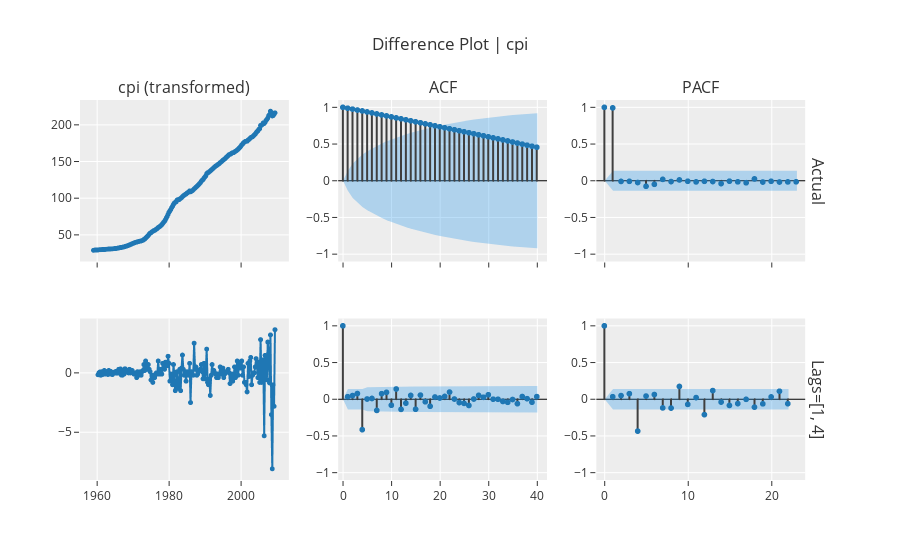

The notebook cell this image was saved under:
### Code cell
# plotting the correlation plots with lags 1 and 4
exp.plot_model(plot="diff", data_kwargs={"lags_list": [[1, 4]], "acf": True, "pacf": True})

### Figure 1 — Plotly figure (JSON) as saved in the notebook; plotly's stock layout.template omitted (floating-point values rounded to 4 significant figures; data arrays with more than 128 entries replaced by an {"elided": "..."} marker saying what was removed)
{"data": [{"line": {"color": "rgb(31, 119, 180)", "width": 2}, "marker": {"color": "rgb(31, 119, 180)", "size": 5}, "mode": "lines+markers", "name": "Actual", "showlegend": false, "type": "scattergl", "x": {"elided": "203 str values"}, "xaxis": "x", "y": {"elided": "203 float values"}, "yaxis": "y"}, {"line": {"color": "#3f3f3f"}, "mode": "lines", "name": "Actual", "showlegend": false, "type": "scattergl", "x": [0, 0], "xaxis": "x2", "y": [0, 1], "yaxis": "y2"}, {"line": {"color": "#3f3f3f"}, "mode": "lines", "name": "Actual", "showlegend": false, "type": "scattergl", "x": [1, 1], "xaxis": "x2", "y": [0, 0.9878], "yaxis": "y2"}, {"line": {"color": "#3f3f3f"}, "mode": "lines", "name": "Actual", "showlegend": false, "type": "scattergl", "x": [2, 2], "xaxis": "x2", "y": [0, 0.9756], "yaxis": "y2"}, {"line": {"color": "#3f3f3f"}, "mode": "lines", "name": "Actual", "showlegend": false, "type": "scattergl", "x": [3, 3], "xaxis": "x2", "y": [0, 0.9634], "yaxis": "y2"}, {"line": {"color": "#3f3f3f"}, "mode": "lines", "name": "Actual", "showlegend": false, "type": "scattergl", "x": [4, 4], "xaxis": "x2", "y": [0, 0.951], "yaxis": "y2"}, {"line": {"color": "#3f3f3f"}, "mode": "lines", "name": "Actual", "showlegend": false, "type": "scattergl", "x": [5, 5], "xaxis": "x2", "y": [0, 0.9376], "yaxis": "y2"}, {"line": {"color": "#3f3f3f"}, "mode": "lines", "name": "Actual", "showlegend": false, "type": "scattergl", "x": [6, 6], "xaxis": "x2", "y": [0, 0.9237], "yaxis": "y2"}, {"line": {"color": "#3f3f3f"}, "mode": "lines", "name": "Actual", "showlegend": false, "type": "scattergl", "x": [7, 7], "xaxis": "x2", "y": [0, 0.9102], "yaxis": "y2"}, {"line": {"color": "#3f3f3f"}, "mode": "lines", "name": "Actual", "showlegend": false, "type": "scattergl", "x": [8, 8], "xaxis": "x2", "y": [0, 0.8967], "yaxis": "y2"}, {"line": {"color": "#3f3f3f"}, "mode": "lines", "name": "Actual", "showlegend": false, "type": "scattergl", "x": [9, 9], "xaxis": "x2", "y": [0, 0.8833], "yaxis": "y2"}, {"line": {"color": "#3f3f3f"}, "mode": "lines", "name": "Actual", "showlegend": false, "type": "scattergl", "x": [10, 10], "xaxis": "x2", "y": [0, 0.87], "yaxis": "y2"}, {"line": {"color": "#3f3f3f"}, "mode": "lines", "name": "Actual", "showlegend": false, "type": "scattergl", "x": [11, 11], "xaxis": "x2", "y": [0, 0.8566], "yaxis": "y2"}, {"line": {"color": "#3f3f3f"}, "mode": "lines", "name": "Actual", "showlegend": false, "type": "scattergl", "x": [12, 12], "xaxis": "x2", "y": [0, 0.8433], "yaxis": "y2"}, {"line": {"color": "#3f3f3f"}, "mode": "lines", "name": "Actual", "showlegend": false, "type": "scattergl", "x": [13, 13], "xaxis": "x2", "y": [0, 0.8301], "yaxis": "y2"}, {"line": {"color": "#3f3f3f"}, "mode": "lines", "name": "Actual", "showlegend": false, "type": "scattergl", "x": [14, 14], "xaxis": "x2", "y": [0, 0.8164], "yaxis": "y2"}, {"line": {"color": "#3f3f3f"}, "mode": "lines", "name": "Actual", "showlegend": false, "type": "scattergl", "x": [15, 15], "xaxis": "x2", "y": [0, 0.8029], "yaxis": "y2"}, {"line": {"color": "#3f3f3f"}, "mode": "lines", "name": "Actual", "showlegend": false, "type": "scattergl", "x": [16, 16], "xaxis": "x2", "y": [0, 0.7892], "yaxis": "y2"}, {"line": {"color": "#3f3f3f"}, "mode": "lines", "name": "Actual", "showlegend": false, "type": "scattergl", "x": [17, 17], "xaxis": "x2", "y": [0, 0.7754], "yaxis": "y2"}, {"line": {"color": "#3f3f3f"}, "mode": "lines", "name": "Actual", "showlegend": false, "type": "scattergl", "x": [18, 18], "xaxis": "x2", "y": [0, 0.762], "yaxis": "y2"}, {"line": {"color": "#3f3f3f"}, "mode": "lines", "name": "Actual", "showlegend": false, "type": "scattergl", "x": [19, 19], "xaxis": "x2", "y": [0, 0.7485], "yaxis": "y2"}, {"line": {"color": "#3f3f3f"}, "mode": "lines", "name": "Actual", "showlegend": false, "type": "scattergl", "x": [20, 20], "xaxis": "x2", "y": [0, 0.7351], "yaxis": "y2"}, {"line": {"color": "#3f3f3f"}, "mode": "lines", "name": "Actual", "showlegend": false, "type": "scattergl", "x": [21, 21], "xaxis": "x2", "y": [0, 0.7215], "yaxis": "y2"}, {"line": {"color": "#3f3f3f"}, "mode": "lines", "name": "Actual", "showlegend": false, "type": "scattergl", "x": [22, 22], "xaxis": "x2", "y": [0, 0.708], "yaxis": "y2"}, {"line": {"color": "#3f3f3f"}, "mode": "lines", "name": "Actual", "showlegend": false, "type": "scattergl", "x": [23, 23], "xaxis": "x2", "y": [0, 0.6945], "yaxis": "y2"}, {"line": {"color": "#3f3f3f"}, "mode": "lines", "name": "Actual", "showlegend": false, "type": "scattergl", "x": [24, 24], "xaxis": "x2", "y": [0, 0.681], "yaxis": "y2"}, {"line": {"color": "#3f3f3f"}, "mode": "lines", "name": "Actual", "showlegend": false, "type": "scattergl", "x": [25, 25], "xaxis": "x2", "y": [0, 0.6674], "yaxis": "y2"}, {"line": {"color": "#3f3f3f"}, "mode": "lines", "name": "Actual", "showlegend": false, "type": "scattergl", "x": [26, 26], "xaxis": "x2", "y": [0, 0.6538], "yaxis": "y2"}, {"line": {"color": "#3f3f3f"}, "mode": "lines", "name": "Actual", "showlegend": false, "type": "scattergl", "x": [27, 27], "xaxis": "x2", "y": [0, 0.6401], "yaxis": "y2"}, {"line": {"color": "#3f3f3f"}, "mode": "lines", "name": "Actual", "showlegend": false, "type": "scattergl", "x": [28, 28], "xaxis": "x2", "y": [0, 0.6262], "yaxis": "y2"}, {"line": {"color": "#3f3f3f"}, "mode": "lines", "name": "Actual", "showlegend": false, "type": "scattergl", "x": [29, 29], "xaxis": "x2", "y": [0, 0.6124], "yaxis": "y2"}, {"line": {"color": "#3f3f3f"}, "mode": "lines", "name": "Actual", "showlegend": false, "type": "scattergl", "x": [30, 30], "xaxis": "x2", "y": [0, 0.5985], "yaxis": "y2"}, {"line": {"color": "#3f3f3f"}, "mode": "lines", "name": "Actual", "showlegend": false, "type": "scattergl", "x": [31, 31], "xaxis": "x2", "y": [0, 0.5845], "yaxis": "y2"}, {"line": {"color": "#3f3f3f"}, "mode": "lines", "name": "Actual", "showlegend": false, "type": "scattergl", "x": [32, 32], "xaxis": "x2", "y": [0, 0.5706], "yaxis": "y2"}, {"line": {"color": "#3f3f3f"}, "mode": "lines", "name": "Actual", "showlegend": false, "type": "scattergl", "x": [33, 33], "xaxis": "x2", "y": [0, 0.5564], "yaxis": "y2"}, {"line": {"color": "#3f3f3f"}, "mode": "lines", "name": "Actual", "showlegend": false, "type": "scattergl", "x": [34, 34], "xaxis": "x2", "y": [0, 0.5421], "yaxis": "y2"}, {"line": {"color": "#3f3f3f"}, "mode": "lines", "name": "Actual", "showlegend": false, "type": "scattergl", "x": [35, 35], "xaxis": "x2", "y": [0, 0.5278], "yaxis": "y2"}, {"line": {"color": "#3f3f3f"}, "mode": "lines", "name": "Actual", "showlegend": false, "type": "scattergl", "x": [36, 36], "xaxis": "x2", "y": [0, 0.5134], "yaxis": "y2"}, {"line": {"color": "#3f3f3f"}, "mode": "lines", "name": "Actual", "showlegend": false, "type": "scattergl", "x": [37, 37], "xaxis": "x2", "y": [0, 0.4991], "yaxis": "y2"}, {"line": {"color": "#3f3f3f"}, "mode": "lines", "name": "Actual", "showlegend": false, "type": "scattergl", "x": [38, 38], "xaxis": "x2", "y": [0, 0.4848], "yaxis": "y2"}, {"line": {"color": "#3f3f3f"}, "mode": "lines", "name": "Actual", "showlegend": false, "type": "scattergl", "x": [39, 39], "xaxis": "x2", "y": [0, 0.4705], "yaxis": "y2"}, {"line": {"color": "#3f3f3f"}, "mode": "lines", "name": "Actual", "showlegend": false, "type": "scattergl", "x": [40, 40], "xaxis": "x2", "y": [0, 0.4563], "yaxis": "y2"}, {"marker": {"color": "#1f77b4", "size": 6}, "mode": "markers", "name": "Actual", "showlegend": false, "type": "scattergl", "x": [0, 1, 2, 3, 4, 5, 6, 7, 8, 9, 10, 11, 12, 13, 14, 15, 16, 17, 18, 19, 20, 21, 22, 23, 24, 25, 26, 27, 28, 29, 30, 31, 32, 33, 34, 35, 36, 37, 38, 39, 40], "xaxis": "x2", "y": [1, 0.9878, 0.9756, 0.9634, 0.951, 0.9376, 0.9237, 0.9102, 0.8967, 0.8833, 0.87, 0.8566, 0.8433, 0.8301, 0.8164, 0.8029, 0.7892, 0.7754, 0.762, 0.7485, 0.7351, 0.7215, 0.708, 0.6945, 0.681, 0.6674, 0.6538, 0.6401, 0.6262, 0.6124, 0.5985, 0.5845, 0.5706, 0.5564, 0.5421, 0.5278, 0.5134, 0.4991, 0.4848, 0.4705, 0.4563], "yaxis": "y2"}, {"line": {"color": "rgba(255,255,255,0)"}, "mode": "lines", "name": "UC", "showlegend": false, "type": "scatter", "x": [0, 1, 2, 3, 4, 5, 6, 7, 8, 9, 10, 11, 12, 13, 14, 15, 16, 17, 18, 19, 20, 21, 22, 23, 24, 25, 26, 27, 28, 29, 30, 31, 32, 33, 34, 35, 36, 37, 38, 39, 40], "xaxis": "x2", "y": [0, 0.1376, 0.2363, 0.3031, 0.3564, 0.4015, 0.441, 0.4762, 0.5081, 0.5372, 0.564, 0.5889, 0.612, 0.6336, 0.6538, 0.6729, 0.6908, 0.7076, 0.7235, 0.7385, 0.7528, 0.7662, 0.779, 0.7911, 0.8025, 0.8134, 0.8237, 0.8334, 0.8427, 0.8515, 0.8597, 0.8676, 0.875, 0.882, 0.8886, 0.8949, 0.9008, 0.9063, 0.9115, 0.9163, 0.9209], "yaxis": "y2"}, {"fill": "tonexty", "fillcolor": "rgba(32, 146, 230,0.3)", "line": {"color": "rgba(255,255,255,0)"}, "mode": "lines", "name": "LC", "showlegend": false, "type": "scatter", "x": [0, 1, 2, 3, 4, 5, 6, 7, 8, 9, 10, 11, 12, 13, 14, 15, 16, 17, 18, 19, 20, 21, 22, 23, 24, 25, 26, 27, 28, 29, 30, 31, 32, 33, 34, 35, 36, 37, 38, 39, 40], "xaxis": "x2", "y": [0, -0.1376, -0.2363, -0.3031, -0.3564, -0.4015, -0.441, -0.4762, -0.5081, -0.5372, -0.564, -0.5889, -0.612, -0.6336, -0.6538, -0.6729, -0.6908, -0.7076, -0.7235, -0.7385, -0.7528, -0.7662, -0.779, -0.7911, -0.8025, -0.8134, -0.8237, -0.8334, -0.8427, -0.8515, -0.8597, -0.8676, -0.875, -0.882, -0.8886, -0.8949, -0.9008, -0.9063, -0.9115, -0.9163, -0.9209], "yaxis": "y2"}, {"line": {"color": "#3f3f3f"}, "mode": "lines", "name": "Actual", "showlegend": false, "type": "scattergl", "x": [0, 0], "xaxis": "x3", "y": [0, 1], "yaxis": "y3"}, {"line": {"color": "#3f3f3f"}, "mode": "lines", "name": "Actual", "showlegend": false, "type": "scattergl", "x": [1, 1], "xaxis": "x3", "y": [0, 0.9927], "yaxis": "y3"}, {"line": {"color": "#3f3f3f"}, "mode": "lines", "name": "Actual", "showlegend": false, "type": "scattergl", "x": [2, 2], "xaxis": "x3", "y": [0, -0.009413], "yaxis": "y3"}, {"line": {"color": "#3f3f3f"}, "mode": "lines", "name": "Actual", "showlegend": false, "type": "scattergl", "x": [3, 3], "xaxis": "x3", "y": [0, -0.008081], "yaxis": "y3"}, {"line": {"color": "#3f3f3f"}, "mode": "lines", "name": "Actual", "showlegend": false, "type": "scattergl", "x": [4, 4], "xaxis": "x3", "y": [0, -0.02379], "yaxis": "y3"}, {"line": {"color": "#3f3f3f"}, "mode": "lines", "name": "Actual", "showlegend": false, "type": "scattergl", "x": [5, 5], "xaxis": "x3", "y": [0, -0.07539], "yaxis": "y3"}, {"line": {"color": "#3f3f3f"}, "mode": "lines", "name": "Actual", "showlegend": false, "type": "scattergl", "x": [6, 6], "xaxis": "x3", "y": [0, -0.04868], "yaxis": "y3"}, {"line": {"color": "#3f3f3f"}, "mode": "lines", "name": "Actual", "showlegend": false, "type": "scattergl", "x": [7, 7], "xaxis": "x3", "y": [0, 0.01885], "yaxis": "y3"}, {"line": {"color": "#3f3f3f"}, "mode": "lines", "name": "Actual", "showlegend": false, "type": "scattergl", "x": [8, 8], "xaxis": "x3", "y": [0, -0.01097], "yaxis": "y3"}, {"line": {"color": "#3f3f3f"}, "mode": "lines", "name": "Actual", "showlegend": false, "type": "scattergl", "x": [9, 9], "xaxis": "x3", "y": [0, 0.01096], "yaxis": "y3"}, {"line": {"color": "#3f3f3f"}, "mode": "lines", "name": "Actual", "showlegend": false, "type": "scattergl", "x": [10, 10], "xaxis": "x3", "y": [0, -0.006623], "yaxis": "y3"}, {"line": {"color": "#3f3f3f"}, "mode": "lines", "name": "Actual", "showlegend": false, "type": "scattergl", "x": [11, 11], "xaxis": "x3", "y": [0, -0.01561], "yaxis": "y3"}, {"line": {"color": "#3f3f3f"}, "mode": "lines", "name": "Actual", "showlegend": false, "type": "scattergl", "x": [12, 12], "xaxis": "x3", "y": [0, -0.007453], "yaxis": "y3"}, {"line": {"color": "#3f3f3f"}, "mode": "lines", "name": "Actual", "showlegend": false, "type": "scattergl", "x": [13, 13], "xaxis": "x3", "y": [0, -0.01074], "yaxis": "y3"}, {"line": {"color": "#3f3f3f"}, "mode": "lines", "name": "Actual", "showlegend": false, "type": "scattergl", "x": [14, 14], "xaxis": "x3", "y": [0, -0.03878], "yaxis": "y3"}, {"line": {"color": "#3f3f3f"}, "mode": "lines", "name": "Actual", "showlegend": false, "type": "scattergl", "x": [15, 15], "xaxis": "x3", "y": [0, -0.005907], "yaxis": "y3"}, {"line": {"color": "#3f3f3f"}, "mode": "lines", "name": "Actual", "showlegend": false, "type": "scattergl", "x": [16, 16], "xaxis": "x3", "y": [0, -0.01485], "yaxis": "y3"}, {"line": {"color": "#3f3f3f"}, "mode": "lines", "name": "Actual", "showlegend": false, "type": "scattergl", "x": [17, 17], "xaxis": "x3", "y": [0, -0.0278], "yaxis": "y3"}, {"line": {"color": "#3f3f3f"}, "mode": "lines", "name": "Actual", "showlegend": false, "type": "scattergl", "x": [18, 18], "xaxis": "x3", "y": [0, 0.02515], "yaxis": "y3"}, {"line": {"color": "#3f3f3f"}, "mode": "lines", "name": "Actual", "showlegend": false, "type": "scattergl", "x": [19, 19], "xaxis": "x3", "y": [0, -0.01741], "yaxis": "y3"}, {"line": {"color": "#3f3f3f"}, "mode": "lines", "name": "Actual", "showlegend": false, "type": "scattergl", "x": [20, 20], "xaxis": "x3", "y": [0, -0.007408], "yaxis": "y3"}, {"line": {"color": "#3f3f3f"}, "mode": "lines", "name": "Actual", "showlegend": false, "type": "scattergl", "x": [21, 21], "xaxis": "x3", "y": [0, -0.0172], "yaxis": "y3"}, {"line": {"color": "#3f3f3f"}, "mode": "lines", "name": "Actual", "showlegend": false, "type": "scattergl", "x": [22, 22], "xaxis": "x3", "y": [0, -0.01571], "yaxis": "y3"}, {"line": {"color": "#3f3f3f"}, "mode": "lines", "name": "Actual", "showlegend": false, "type": "scattergl", "x": [23, 23], "xaxis": "x3", "y": [0, -0.01438], "yaxis": "y3"}, {"marker": {"color": "#1f77b4", "size": 6}, "mode": "markers", "name": "Actual", "showlegend": false, "type": "scattergl", "x": [0, 1, 2, 3, 4, 5, 6, 7, 8, 9, 10, 11, 12, 13, 14, 15, 16, 17, 18, 19, 20, 21, 22, 23], "xaxis": "x3", "y": [1, 0.9927, -0.009413, -0.008081, -0.02379, -0.07539, -0.04868, 0.01885, -0.01097, 0.01096, -0.006623, -0.01561, -0.007453, -0.01074, -0.03878, -0.005907, -0.01485, -0.0278, 0.02515, -0.01741, -0.007408, -0.0172, -0.01571, -0.01438], "yaxis": "y3"}, {"line": {"color": "rgba(255,255,255,0)"}, "mode": "lines", "name": "UC", "showlegend": false, "type": "scatter", "x": [0, 1, 2, 3, 4, 5, 6, 7, 8, 9, 10, 11, 12, 13, 14, 15, 16, 17, 18, 19, 20, 21, 22, 23], "xaxis": "x3", "y": [0, 0.1376, 0.1376, 0.1376, 0.1376, 0.1376, 0.1376, 0.1376, 0.1376, 0.1376, 0.1376, 0.1376, 0.1376, 0.1376, 0.1376, 0.1376, 0.1376, 0.1376, 0.1376, 0.1376, 0.1376, 0.1376, 0.1376, 0.1376], "yaxis": "y3"}, {"fill": "tonexty", "fillcolor": "rgba(32, 146, 230,0.3)", "line": {"color": "rgba(255,255,255,0)"}, "mode": "lines", "name": "LC", "showlegend": false, "type": "scatter", "x": [0, 1, 2, 3, 4, 5, 6, 7, 8, 9, 10, 11, 12, 13, 14, 15, 16, 17, 18, 19, 20, 21, 22, 23], "xaxis": "x3", "y": [0, -0.1376, -0.1376, -0.1376, -0.1376, -0.1376, -0.1376, -0.1376, -0.1376, -0.1376, -0.1376, -0.1376, -0.1376, -0.1376, -0.1376, -0.1376, -0.1376, -0.1376, -0.1376, -0.1376, -0.1376, -0.1376, -0.1376, -0.1376], "yaxis": "y3"}, {"line": {"color": "rgb(31, 119, 180)", "width": 2}, "marker": {"color": "rgb(31, 119, 180)", "size": 5}, "mode": "lines+markers", "name": "Lags=[1, 4]", "showlegend": false, "type": "scattergl", "x": {"elided": "198 str values"}, "xaxis": "x4", "y": {"elided": "198 float values"}, "yaxis": "y4"}, {"line": {"color": "#3f3f3f"}, "mode": "lines", "name": "Lags=[1, 4]", "showlegend": false, "type": "scattergl", "x": [0, 0], "xaxis": "x5", "y": [0, 1], "yaxis": "y5"}, {"line": {"color": "#3f3f3f"}, "mode": "lines", "name": "Lags=[1, 4]", "showlegend": false, "type": "scattergl", "x": [1, 1], "xaxis": "x5", "y": [0, 0.03437], "yaxis": "y5"}, {"line": {"color": "#3f3f3f"}, "mode": "lines", "name": "Lags=[1, 4]", "showlegend": false, "type": "scattergl", "x": [2, 2], "xaxis": "x5", "y": [0, 0.05028], "yaxis": "y5"}, {"line": {"color": "#3f3f3f"}, "mode": "lines", "name": "Lags=[1, 4]", "showlegend": false, "type": "scattergl", "x": [3, 3], "xaxis": "x5", "y": [0, 0.0777], "yaxis": "y5"}, {"line": {"color": "#3f3f3f"}, "mode": "lines", "name": "Lags=[1, 4]", "showlegend": false, "type": "scattergl", "x": [4, 4], "xaxis": "x5", "y": [0, -0.4142], "yaxis": "y5"}, {"line": {"color": "#3f3f3f"}, "mode": "lines", "name": "Lags=[1, 4]", "showlegend": false, "type": "scattergl", "x": [5, 5], "xaxis": "x5", "y": [0, 0.003361], "yaxis": "y5"}, {"line": {"color": "#3f3f3f"}, "mode": "lines", "name": "Lags=[1, 4]", "showlegend": false, "type": "scattergl", "x": [6, 6], "xaxis": "x5", "y": [0, 0.01046], "yaxis": "y5"}, {"line": {"color": "#3f3f3f"}, "mode": "lines", "name": "Lags=[1, 4]", "showlegend": false, "type": "scattergl", "x": [7, 7], "xaxis": "x5", "y": [0, -0.1518], "yaxis": "y5"}, {"line": {"color": "#3f3f3f"}, "mode": "lines", "name": "Lags=[1, 4]", "showlegend": false, "type": "scattergl", "x": [8, 8], "xaxis": "x5", "y": [0, 0.07582], "yaxis": "y5"}, {"line": {"color": "#3f3f3f"}, "mode": "lines", "name": "Lags=[1, 4]", "showlegend": false, "type": "scattergl", "x": [9, 9], "xaxis": "x5", "y": [0, 0.09358], "yaxis": "y5"}, {"line": {"color": "#3f3f3f"}, "mode": "lines", "name": "Lags=[1, 4]", "showlegend": false, "type": "scattergl", "x": [10, 10], "xaxis": "x5", "y": [0, -0.08133], "yaxis": "y5"}, {"line": {"color": "#3f3f3f"}, "mode": "lines", "name": "Lags=[1, 4]", "showlegend": false, "type": "scattergl", "x": [11, 11], "xaxis": "x5", "y": [0, 0.1398], "yaxis": "y5"}, {"line": {"color": "#3f3f3f"}, "mode": "lines", "name": "Lags=[1, 4]", "showlegend": false, "type": "scattergl", "x": [12, 12], "xaxis": "x5", "y": [0, -0.1378], "yaxis": "y5"}, {"line": {"color": "#3f3f3f"}, "mode": "lines", "name": "Lags=[1, 4]", "showlegend": false, "type": "scattergl", "x": [13, 13], "xaxis": "x5", "y": [0, -0.05336], "yaxis": "y5"}, {"line": {"color": "#3f3f3f"}, "mode": "lines", "name": "Lags=[1, 4]", "showlegend": false, "type": "scattergl", "x": [14, 14], "xaxis": "x5", "y": [0, 0.05194], "yaxis": "y5"}, {"line": {"color": "#3f3f3f"}, "mode": "lines", "name": "Lags=[1, 4]", "showlegend": false, "type": "scattergl", "x": [15, 15], "xaxis": "x5", "y": [0, -0.1361], "yaxis": "y5"}, {"line": {"color": "#3f3f3f"}, "mode": "lines", "name": "Lags=[1, 4]", "showlegend": false, "type": "scattergl", "x": [16, 16], "xaxis": "x5", "y": [0, 0.05637], "yaxis": "y5"}, {"line": {"color": "#3f3f3f"}, "mode": "lines", "name": "Lags=[1, 4]", "showlegend": false, "type": "scattergl", "x": [17, 17], "xaxis": "x5", "y": [0, -0.03432], "yaxis": "y5"}, {"line": {"color": "#3f3f3f"}, "mode": "lines", "name": "Lags=[1, 4]", "showlegend": false, "type": "scattergl", "x": [18, 18], "xaxis": "x5", "y": [0, -0.09544], "yaxis": "y5"}, {"line": {"color": "#3f3f3f"}, "mode": "lines", "name": "Lags=[1, 4]", "showlegend": false, "type": "scattergl", "x": [19, 19], "xaxis": "x5", "y": [0, 0.03067], "yaxis": "y5"}, {"line": {"color": "#3f3f3f"}, "mode": "lines", "name": "Lags=[1, 4]", "showlegend": false, "type": "scattergl", "x": [20, 20], "xaxis": "x5", "y": [0, 0.01723], "yaxis": "y5"}, {"line": {"color": "#3f3f3f"}, "mode": "lines", "name": "Lags=[1, 4]", "showlegend": false, "type": "scattergl", "x": [21, 21], "xaxis": "x5", "y": [0, 0.03845], "yaxis": "y5"}, {"line": {"color": "#3f3f3f"}, "mode": "lines", "name": "Lags=[1, 4]", "showlegend": false, "type": "scattergl", "x": [22, 22], "xaxis": "x5", "y": [0, 0.09735], "yaxis": "y5"}, {"line": {"color": "#3f3f3f"}, "mode": "lines", "name": "Lags=[1, 4]", "showlegend": false, "type": "scattergl", "x": [23, 23], "xaxis": "x5", "y": [0, 0.002783], "yaxis": "y5"}, {"line": {"color": "#3f3f3f"}, "mode": "lines", "name": "Lags=[1, 4]", "showlegend": false, "type": "scattergl", "x": [24, 24], "xaxis": "x5", "y": [0, -0.04491], "yaxis": "y5"}, {"line": {"color": "#3f3f3f"}, "mode": "lines", "name": "Lags=[1, 4]", "showlegend": false, "type": "scattergl", "x": [25, 25], "xaxis": "x5", "y": [0, -0.05635], "yaxis": "y5"}, {"line": {"color": "#3f3f3f"}, "mode": "lines", "name": "Lags=[1, 4]", "showlegend": false, "type": "scattergl", "x": [26, 26], "xaxis": "x5", "y": [0, -0.08482], "yaxis": "y5"}, {"line": {"color": "#3f3f3f"}, "mode": "lines", "name": "Lags=[1, 4]", "showlegend": false, "type": "scattergl", "x": [27, 27], "xaxis": "x5", "y": [0, 0.003387], "yaxis": "y5"}, {"line": {"color": "#3f3f3f"}, "mode": "lines", "name": "Lags=[1, 4]", "showlegend": false, "type": "scattergl", "x": [28, 28], "xaxis": "x5", "y": [0, 0.05266], "yaxis": "y5"}, {"line": {"color": "#3f3f3f"}, "mode": "lines", "name": "Lags=[1, 4]", "showlegend": false, "type": "scattergl", "x": [29, 29], "xaxis": "x5", "y": [0, 0.02661], "yaxis": "y5"}, {"line": {"color": "#3f3f3f"}, "mode": "lines", "name": "Lags=[1, 4]", "showlegend": false, "type": "scattergl", "x": [30, 30], "xaxis": "x5", "y": [0, 0.06089], "yaxis": "y5"}, {"line": {"color": "#3f3f3f"}, "mode": "lines", "name": "Lags=[1, 4]", "showlegend": false, "type": "scattergl", "x": [31, 31], "xaxis": "x5", "y": [0, 0.001001], "yaxis": "y5"}, {"line": {"color": "#3f3f3f"}, "mode": "lines", "name": "Lags=[1, 4]", "showlegend": false, "type": "scattergl", "x": [32, 32], "xaxis": "x5", "y": [0, -0.0002208], "yaxis": "y5"}, {"line": {"color": "#3f3f3f"}, "mode": "lines", "name": "Lags=[1, 4]", "showlegend": false, "type": "scattergl", "x": [33, 33], "xaxis": "x5", "y": [0, -0.03014], "yaxis": "y5"}, {"line": {"color": "#3f3f3f"}, "mode": "lines", "name": "Lags=[1, 4]", "showlegend": false, "type": "scattergl", "x": [34, 34], "xaxis": "x5", "y": [0, -0.04186], "yaxis": "y5"}, {"line": {"color": "#3f3f3f"}, "mode": "lines", "name": "Lags=[1, 4]", "showlegend": false, "type": "scattergl", "x": [35, 35], "xaxis": "x5", "y": [0, -0.00346], "yaxis": "y5"}, {"line": {"color": "#3f3f3f"}, "mode": "lines", "name": "Lags=[1, 4]", "showlegend": false, "type": "scattergl", "x": [36, 36], "xaxis": "x5", "y": [0, -0.06011], "yaxis": "y5"}, {"line": {"color": "#3f3f3f"}, "mode": "lines", "name": "Lags=[1, 4]", "showlegend": false, "type": "scattergl", "x": [37, 37], "xaxis": "x5", "y": [0, 0.03703], "yaxis": "y5"}, {"line": {"color": "#3f3f3f"}, "mode": "lines", "name": "Lags=[1, 4]", "showlegend": false, "type": "scattergl", "x": [38, 38], "xaxis": "x5", "y": [0, 0.00812], "yaxis": "y5"}, {"line": {"color": "#3f3f3f"}, "mode": "lines", "name": "Lags=[1, 4]", "showlegend": false, "type": "scattergl", "x": [39, 39], "xaxis": "x5", "y": [0, -0.03998], "yaxis": "y5"}, {"line": {"color": "#3f3f3f"}, "mode": "lines", "name": "Lags=[1, 4]", "showlegend": false, "type": "scattergl", "x": [40, 40], "xaxis": "x5", "y": [0, 0.03593], "yaxis": "y5"}, {"marker": {"color": "#1f77b4", "size": 6}, "mode": "markers", "name": "Lags=[1, 4]", "showlegend": false, "type": "scattergl", "x": [0, 1, 2, 3, 4, 5, 6, 7, 8, 9, 10, 11, 12, 13, 14, 15, 16, 17, 18, 19, 20, 21, 22, 23, 24, 25, 26, 27, 28, 29, 30, 31, 32, 33, 34, 35, 36, 37, 38, 39, 40], "xaxis": "x5", "y": [1, 0.03437, 0.05028, 0.0777, -0.4142, 0.003361, 0.01046, -0.1518, 0.07582, 0.09358, -0.08133, 0.1398, -0.1378, -0.05336, 0.05194, -0.1361, 0.05637, -0.03432, -0.09544, 0.03067, 0.01723, 0.03845, 0.09735, 0.002783, -0.04491, -0.05635, -0.08482, 0.003387, 0.05266, 0.02661, 0.06089, 0.001001, -0.0002208, -0.03014, -0.04186, -0.00346, -0.06011, 0.03703, 0.00812, -0.03998, 0.03593], "yaxis": "y5"}, {"line": {"color": "rgba(255,255,255,0)"}, "mode": "lines", "name": "UC", "showlegend": false, "type": "scatter", "x": [0, 1, 2, 3, 4, 5, 6, 7, 8, 9, 10, 11, 12, 13, 14, 15, 16, 17, 18, 19, 20, 21, 22, 23, 24, 25, 26, 27, 28, 29, 30, 31, 32, 33, 34, 35, 36, 37, 38, 39, 40], "xaxis": "x5", "y": [0, 0.1393, 0.1395, 0.1398, 0.1406, 0.1626, 0.1626, 0.1626, 0.1653, 0.166, 0.167, 0.1678, 0.17, 0.1722, 0.1725, 0.1728, 0.1749, 0.1752, 0.1754, 0.1764, 0.1765, 0.1765, 0.1767, 0.1777, 0.1777, 0.1779, 0.1783, 0.1791, 0.1791, 0.1794, 0.1794, 0.1798, 0.1798, 0.1798, 0.1799, 0.1801, 0.1801, 0.1805, 0.1807, 0.1807, 0.1808], "yaxis": "y5"}, {"fill": "tonexty", "fillcolor": "rgba(32, 146, 230,0.3)", "line": {"color": "rgba(255,255,255,0)"}, "mode": "lines", "name": "LC", "showlegend": false, "type": "scatter", "x": [0, 1, 2, 3, 4, 5, 6, 7, 8, 9, 10, 11, 12, 13, 14, 15, 16, 17, 18, 19, 20, 21, 22, 23, 24, 25, 26, 27, 28, 29, 30, 31, 32, 33, 34, 35, 36, 37, 38, 39, 40], "xaxis": "x5", "y": [0, -0.1393, -0.1395, -0.1398, -0.1406, -0.1626, -0.1626, -0.1626, -0.1653, -0.166, -0.167, -0.1678, -0.17, -0.1722, -0.1725, -0.1728, -0.1749, -0.1752, -0.1754, -0.1764, -0.1765, -0.1765, -0.1767, -0.1777, -0.1777, -0.1779, -0.1783, -0.1791, -0.1791, -0.1794, -0.1794, -0.1798, -0.1798, -0.1798, -0.1799, -0.1801, -0.1801, -0.1805, -0.1807, -0.1807, -0.1808], "yaxis": "y5"}, {"line": {"color": "#3f3f3f"}, "mode": "lines", "name": "Lags=[1, 4]", "showlegend": false, "type": "scattergl", "x": [0, 0], "xaxis": "x6", "y": [0, 1], "yaxis": "y6"}, {"line": {"color": "#3f3f3f"}, "mode": "lines", "name": "Lags=[1, 4]", "showlegend": false, "type": "scattergl", "x": [1, 1], "xaxis": "x6", "y": [0, 0.03454], "yaxis": "y6"}, {"line": {"color": "#3f3f3f"}, "mode": "lines", "name": "Lags=[1, 4]", "showlegend": false, "type": "scattergl", "x": [2, 2], "xaxis": "x6", "y": [0, 0.04966], "yaxis": "y6"}, {"line": {"color": "#3f3f3f"}, "mode": "lines", "name": "Lags=[1, 4]", "showlegend": false, "type": "scattergl", "x": [3, 3], "xaxis": "x6", "y": [0, 0.07579], "yaxis": "y6"}, {"line": {"color": "#3f3f3f"}, "mode": "lines", "name": "Lags=[1, 4]", "showlegend": false, "type": "scattergl", "x": [4, 4], "xaxis": "x6", "y": [0, -0.4342], "yaxis": "y6"}, {"line": {"color": "#3f3f3f"}, "mode": "lines", "name": "Lags=[1, 4]", "showlegend": false, "type": "scattergl", "x": [5, 5], "xaxis": "x6", "y": [0, 0.04331], "yaxis": "y6"}, {"line": {"color": "#3f3f3f"}, "mode": "lines", "name": "Lags=[1, 4]", "showlegend": false, "type": "scattergl", "x": [6, 6], "xaxis": "x6", "y": [0, 0.06412], "yaxis": "y6"}, {"line": {"color": "#3f3f3f"}, "mode": "lines", "name": "Lags=[1, 4]", "showlegend": false, "type": "scattergl", "x": [7, 7], "xaxis": "x6", "y": [0, -0.1177], "yaxis": "y6"}, {"line": {"color": "#3f3f3f"}, "mode": "lines", "name": "Lags=[1, 4]", "showlegend": false, "type": "scattergl", "x": [8, 8], "xaxis": "x6", "y": [0, -0.1201], "yaxis": "y6"}, {"line": {"color": "#3f3f3f"}, "mode": "lines", "name": "Lags=[1, 4]", "showlegend": false, "type": "scattergl", "x": [9, 9], "xaxis": "x6", "y": [0, 0.1742], "yaxis": "y6"}, {"line": {"color": "#3f3f3f"}, "mode": "lines", "name": "Lags=[1, 4]", "showlegend": false, "type": "scattergl", "x": [10, 10], "xaxis": "x6", "y": [0, -0.06986], "yaxis": "y6"}, {"line": {"color": "#3f3f3f"}, "mode": "lines", "name": "Lags=[1, 4]", "showlegend": false, "type": "scattergl", "x": [11, 11], "xaxis": "x6", "y": [0, 0.02263], "yaxis": "y6"}, {"line": {"color": "#3f3f3f"}, "mode": "lines", "name": "Lags=[1, 4]", "showlegend": false, "type": "scattergl", "x": [12, 12], "xaxis": "x6", "y": [0, -0.2094], "yaxis": "y6"}, {"line": {"color": "#3f3f3f"}, "mode": "lines", "name": "Lags=[1, 4]", "showlegend": false, "type": "scattergl", "x": [13, 13], "xaxis": "x6", "y": [0, 0.1181], "yaxis": "y6"}, {"line": {"color": "#3f3f3f"}, "mode": "lines", "name": "Lags=[1, 4]", "showlegend": false, "type": "scattergl", "x": [14, 14], "xaxis": "x6", "y": [0, -0.03845], "yaxis": "y6"}, {"line": {"color": "#3f3f3f"}, "mode": "lines", "name": "Lags=[1, 4]", "showlegend": false, "type": "scattergl", "x": [15, 15], "xaxis": "x6", "y": [0, -0.08447], "yaxis": "y6"}, {"line": {"color": "#3f3f3f"}, "mode": "lines", "name": "Lags=[1, 4]", "showlegend": false, "type": "scattergl", "x": [16, 16], "xaxis": "x6", "y": [0, -0.05921], "yaxis": "y6"}, {"line": {"color": "#3f3f3f"}, "mode": "lines", "name": "Lags=[1, 4]", "showlegend": false, "type": "scattergl", "x": [17, 17], "xaxis": "x6", "y": [0, -0.001076], "yaxis": "y6"}, {"line": {"color": "#3f3f3f"}, "mode": "lines", "name": "Lags=[1, 4]", "showlegend": false, "type": "scattergl", "x": [18, 18], "xaxis": "x6", "y": [0, -0.1071], "yaxis": "y6"}, {"line": {"color": "#3f3f3f"}, "mode": "lines", "name": "Lags=[1, 4]", "showlegend": false, "type": "scattergl", "x": [19, 19], "xaxis": "x6", "y": [0, -0.06262], "yaxis": "y6"}, {"line": {"color": "#3f3f3f"}, "mode": "lines", "name": "Lags=[1, 4]", "showlegend": false, "type": "scattergl", "x": [20, 20], "xaxis": "x6", "y": [0, 0.03134], "yaxis": "y6"}, {"line": {"color": "#3f3f3f"}, "mode": "lines", "name": "Lags=[1, 4]", "showlegend": false, "type": "scattergl", "x": [21, 21], "xaxis": "x6", "y": [0, 0.109], "yaxis": "y6"}, {"line": {"color": "#3f3f3f"}, "mode": "lines", "name": "Lags=[1, 4]", "showlegend": false, "type": "scattergl", "x": [22, 22], "xaxis": "x6", "y": [0, -0.06046], "yaxis": "y6"}, {"marker": {"color": "#1f77b4", "size": 6}, "mode": "markers", "name": "Lags=[1, 4]", "showlegend": false, "type": "scattergl", "x": [0, 1, 2, 3, 4, 5, 6, 7, 8, 9, 10, 11, 12, 13, 14, 15, 16, 17, 18, 19, 20, 21, 22], "xaxis": "x6", "y": [1, 0.03454, 0.04966, 0.07579, -0.4342, 0.04331, 0.06412, -0.1177, -0.1201, 0.1742, -0.06986, 0.02263, -0.2094, 0.1181, -0.03845, -0.08447, -0.05921, -0.001076, -0.1071, -0.06262, 0.03134, 0.109, -0.06046], "yaxis": "y6"}, {"line": {"color": "rgba(255,255,255,0)"}, "mode": "lines", "name": "UC", "showlegend": false, "type": "scatter", "x": [0, 1, 2, 3, 4, 5, 6, 7, 8, 9, 10, 11, 12, 13, 14, 15, 16, 17, 18, 19, 20, 21, 22], "xaxis": "x6", "y": [0, 0.1393, 0.1393, 0.1393, 0.1393, 0.1393, 0.1393, 0.1393, 0.1393, 0.1393, 0.1393, 0.1393, 0.1393, 0.1393, 0.1393, 0.1393, 0.1393, 0.1393, 0.1393, 0.1393, 0.1393, 0.1393, 0.1393], "yaxis": "y6"}, {"fill": "tonexty", "fillcolor": "rgba(32, 146, 230,0.3)", "line": {"color": "rgba(255,255,255,0)"}, "mode": "lines", "name": "LC", "showlegend": false, "type": "scatter", "x": [0, 1, 2, 3, 4, 5, 6, 7, 8, 9, 10, 11, 12, 13, 14, 15, 16, 17, 18, 19, 20, 21, 22], "xaxis": "x6", "y": [0, -0.1393, -0.1393, -0.1393, -0.1393, -0.1393, -0.1393, -0.1393, -0.1393, -0.1393, -0.1393, -0.1393, -0.1393, -0.1393, -0.1393, -0.1393, -0.1393, -0.1393, -0.1393, -0.1393, -0.1393, -0.1393, -0.1393], "yaxis": "y6"}], "layout": {"annotations": [{"font": {"size": 16}, "showarrow": false, "text": "cpi (transformed)", "x": 0.1411, "xanchor": "center", "xref": "paper", "y": 1, "yanchor": "bottom", "yref": "paper"}, {"font": {"size": 16}, "showarrow": false, "text": "ACF", "x": 0.49, "xanchor": "center", "xref": "paper", "y": 1, "yanchor": "bottom", "yref": "paper"}, {"font": {"size": 16}, "showarrow": false, "text": "PACF", "x": 0.8389, "xanchor": "center", "xref": "paper", "y": 1, "yanchor": "bottom", "yref": "paper"}, {"font": {"size": 16}, "showarrow": false, "text": "Actual", "textangle": 90, "x": 0.98, "xanchor": "left", "xref": "paper", "y": 0.7875, "yanchor": "middle", "yref": "paper"}, {"font": {"size": 16}, "showarrow": false, "text": "Lags=[1, 4]", "textangle": 90, "x": 0.98, "xanchor": "left", "xref": "paper", "y": 0.2125, "yanchor": "middle", "yref": "paper"}], "showlegend": false, "title": {"text": "Difference Plot | cpi"}, "xaxis": {"anchor": "y", "domain": [0, 0.2822], "matches": "x4", "showticklabels": false}, "xaxis2": {"anchor": "y2", "domain": [0.3489, 0.6311], "matches": "x5", "range": [-1, 42], "showticklabels": false}, "xaxis3": {"anchor": "y3", "domain": [0.6978, 0.98], "matches": "x6", "range": [-1, 25], "showticklabels": false}, "xaxis4": {"anchor": "y4", "domain": [0, 0.2822]}, "xaxis5": {"anchor": "y5", "domain": [0.3489, 0.6311], "range": [-1, 42]}, "xaxis6": {"anchor": "y6", "domain": [0.6978, 0.98], "range": [-1, 24]}, "yaxis": {"anchor": "x", "domain": [0.575, 1]}, "yaxis2": {"anchor": "x2", "domain": [0.575, 1], "range": [-1.1, 1.1], "zerolinecolor": "#000000"}, "yaxis3": {"anchor": "x3", "domain": [0.575, 1], "range": [-1.1, 1.1], "zerolinecolor": "#000000"}, "yaxis4": {"anchor": "x4", "domain": [0, 0.425]}, "yaxis5": {"anchor": "x5", "domain": [0, 0.425], "range": [-1.1, 1.1], "zerolinecolor": "#000000"}, "yaxis6": {"anchor": "x6", "domain": [0, 0.425], "range": [-1.1, 1.1], "zerolinecolor": "#000000"}}}
